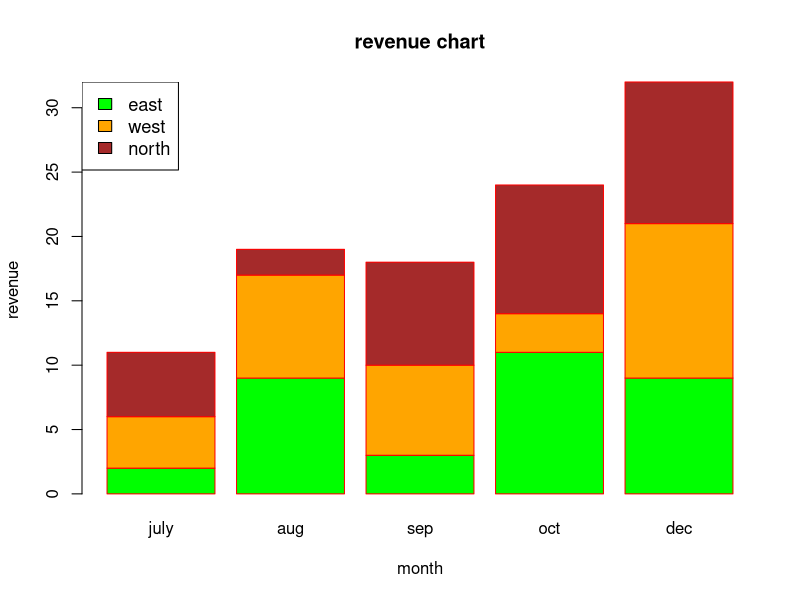

This figure's R source:
setwd("F:")
m <- c("july","aug","sep","oct","dec")
r<- c("east","west","north")
colo <- c("green","orange","brown")
mat1<- matrix(c(2,9,3,11,9,4,8,7,3,12,5,2,8,10,11)
             ,nrow = 3,ncol = 5,byrow = TRUE)
png(file="barchat1.jpg")
barplot(mat1,names.arg = m,xlab ="month",ylab="revenue"
        ,col=colo,main="revenue chart",border="red")
legend("topleft",r,cex=1.1,fill=colo)
dev.off()
